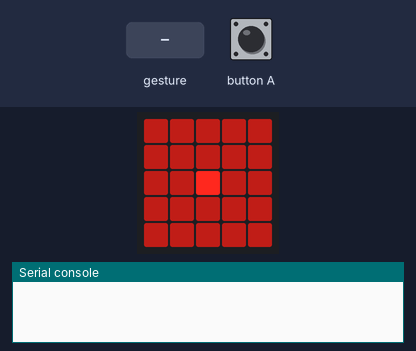
The program below on a simulated BBC micro:bit running MicroPython. Shown: the board's 5×5 LED display, the last lines printed to the serial console. Inputs (shaded band) come from the test bench. Dim RGB values are drawn brighter than linear; random numbers come from a fixed seed; a tilt is held for 1.5 s and a shake lasts 1 s, then the board lies face up again.

Above: at 1.2 s.
1.3 s: button A pressed for 0.15 s
At 1.42 s:
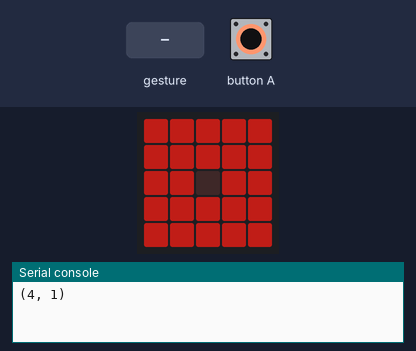
3.0 s: gesture 'right'
At 4.3 s:
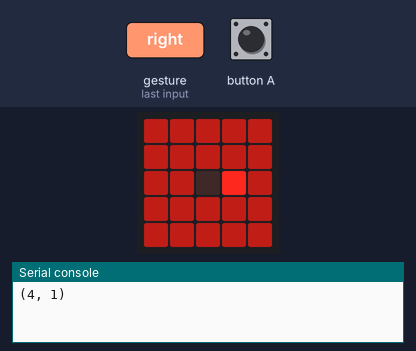
4.6 s: button A pressed for 1 s
At 4.72 s:
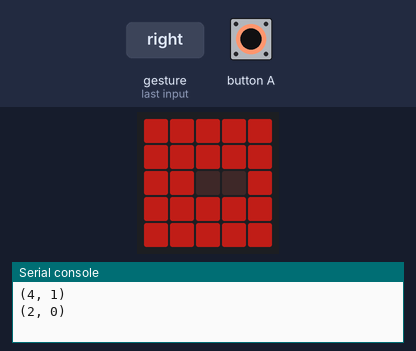
7.1 s: gesture 'left'
At 8.6 s:
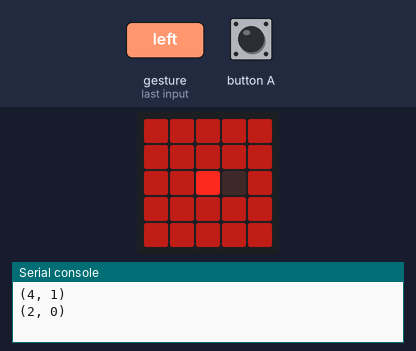
Timing chart, 0 to 9.7 s (numbered marks = the images above; inputs shaded):
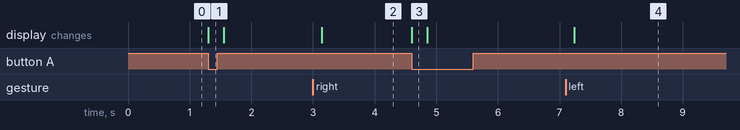

Measured:
- after the input at 1.3 s, the display: changes at once (image 1)
- after the input at 3.0 s, the display: changes after 0.14 s (image 2)
- after the input at 4.6 s, the display: changes at once (image 3)
- after the input at 7.1 s, the display: changes after 0.14 s (image 4)

The program:

buscaminas-simple-main.py
```python
from microbit import *
import random

display.show(Image('33333:'
                   '33333:'
                   '33333:'
                   '33333:'
                   '33333'))

numminas = 1
numfilas = 5
numcolumnas = 5

#En esta función colocaremos la mina en
#el tablero en un lugar aleatorio

def posicion_minas ():
    mfila = random.randint(0, numfilas - 1)
    mcolumna = random.randint(0, numcolumnas - 1)
    posicion_mina = (mcolumna , mfila)
    print(posicion_mina)
    return posicion_mina

#En esta función nos encargaremos de generar el cursor y de moverlo
#además definiremos lo que puede pasar en una partida

def main():
    cursor_fila=2
    cursor_columna=2
    score = 0
    display.set_pixel(cursor_columna , cursor_fila , 9)
    brillo=3

    while cursor_fila != numfilas and cursor_columna!= numcolumnas:

        if accelerometer.was_gesture('right'):
            display.set_pixel(cursor_columna , cursor_fila , brillo)
            brillo= display.get_pixel(cursor_columna +1  ,cursor_fila)
            cursor_columna = cursor_columna + 1
            display.set_pixel(cursor_columna , cursor_fila , 9)

        if accelerometer.was_gesture('left'):
            display.set_pixel(cursor_columna , cursor_fila , brillo)
            brillo= display.get_pixel(cursor_columna -1 ,cursor_fila)
            cursor_columna = cursor_columna - 1
            display.set_pixel(cursor_columna , cursor_fila , 9)

        if accelerometer.was_gesture('down'):
            display.set_pixel(cursor_columna , cursor_fila , brillo)
            brillo= display.get_pixel(cursor_columna,cursor_fila - 1)
            cursor_fila = cursor_fila - 1
            display.set_pixel(cursor_columna , cursor_fila , 9)

        if accelerometer.was_gesture('up'):
            display.set_pixel(cursor_columna , cursor_fila , brillo)
            brillo= display.get_pixel(cursor_columna, cursor_fila + 1)
            cursor_fila = cursor_fila + 1
            display.set_pixel(cursor_columna , cursor_fila , 9)

        if button_a.was_pressed():
            if (cursor_columna,cursor_fila) == posicion_minas():
                display.scroll('YOU LOSE')
                display.show('score')
                display.show(score)
            elif score == 24:
                display.scroll('YOU WON')
                display.show('score')
                display.show(score)
            else:
                display.set_pixel(cursor_columna , cursor_fila , 0)
                brillo = display.get_pixel(cursor_columna,cursor_fila)
                sleep(250)
                display.set_pixel(cursor_columna , cursor_fila , 9)
                score = score +1


if __name__ == "__main__":
    main()
```
